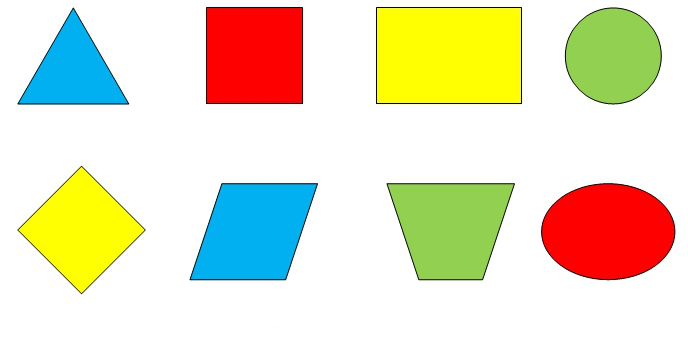
#> input picture clase_4_18_6/fugPlanasSimple.jpg, 688 x 342 px, found by its file name
$ python detectFormText.py
#> lines starting #> are read from the running program, lines starting #| are printed output that depends on the picture; after the words box and inside, x2 and y2 are one past the last pixel; in counts of white or black regions, pixels touching at a corner belong together
import cv2
import matplotlib.pyplot as plt
import numpy as np

#en base a la relacion de aspecto identifica la imagen!!!!

# Cargamos la imagen
img     = cv2.imread("clase_4_18_6/fugPlanasSimple.jpg")
#> img is the input picture: shape (342, 688, 3); mean B, G, R 195.4, 223.5, 229
# img = cv2.imread("clase_4_18_6/articles-229261_imagen_01.png")
# img     = cv2.imread("clase_4_18_6/figurasplanas2.jpg")
#no funciona con figuras rotadas!!!!!
cv2.imshow("Image", img)
imgGray = cv2.cvtColor(img, cv2.COLOR_BGR2GRAY)
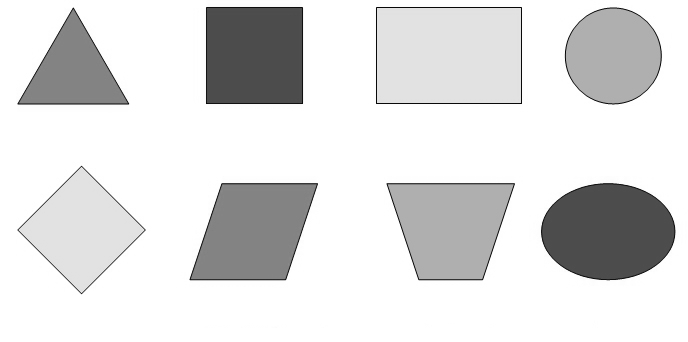
#> imgGray: shape (342, 688); min 3, max 255, mean 221.9
cv2.imshow("Gray", imgGray)

if(0):
    gauss       = cv2.GaussianBlur(imgGray, (11,11), 0)
    cv2.imshow("Gauss", gauss)
    canny       = cv2.Canny(gauss, 50, 150)
    cv2.imshow("Canny", canny)
    countours,_ = cv2.findContours(canny,cv2.RETR_TREE,cv2.CHAIN_APPROX_SIMPLE)


if(0):
    # filtra la imagen en un cierto rango, en base a un cambio de color
    # satura la imagen que esta fuera del rango
    # ayuda a no tener doble contorno en las transiciones abruptas
    _, thresh = cv2.threshold(imgGray,240,255,cv2.THRESH_BINARY)
    cv2.imshow("Threshald", thresh)
    countours,_ = cv2.findContours(thresh,cv2.RETR_TREE,cv2.CHAIN_APPROX_NONE)

if(1):
    gauss = cv2.GaussianBlur(imgGray, (5, 5), 0)
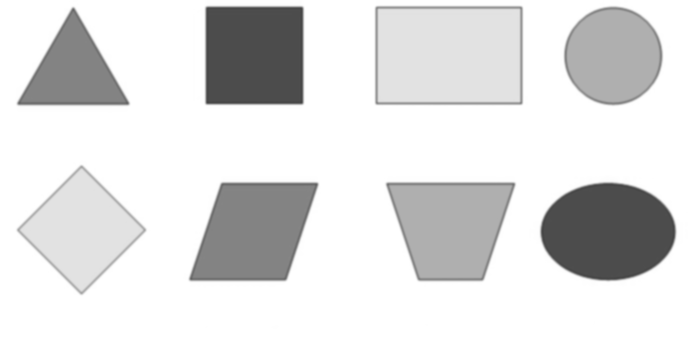
#> gauss: shape (342, 688); min 69, max 255, mean 222
    thresh = cv2.threshold(gauss, 60, 255, cv2.THRESH_BINARY)[1]
#> thresh: shape (342, 688); every value is 255
    cv2.imshow("Thereshald",thresh)
    countours,_ = cv2.findContours(thresh,cv2.RETR_TREE,cv2.CHAIN_APPROX_NONE)
#> countours = 1 contour; box (x1, y1, x2, y2) and area: (0, 0, 688, 342) 234267

for countour in countours:
    peri=cv2.arcLength(countour,True)
    approx = cv2.approxPolyDP(countour,0.01*peri,True)

    cv2.drawContours(img,[approx],0,(255,0,0),2)

    #coordenads para escribir el texto
    x = approx.ravel()[0]
    y = approx.ravel()[1]
    print(25*'_')
    print(approx)
    # print(approx.ravel())
    M = cv2.moments(countour)
    # cX = int((M["m10"] / M["m00"]) )
    # cY = int((M["m01"] / M["m00"]) )
    # print(cX,cY)
    if x==0 and y==0:
        continue
    elif len(approx)==3:
        cv2.putText(img,"Triangle", (x,y),cv2.FONT_HERSHEY_COMPLEX,0.5,(0,0,255))
    elif len(approx)==4:
        #toma los vertices de approx y mide las distancias en base a los demas vertices
        #te da el area
        x,y,w,h = cv2.boundingRect(approx)
        aspectRatio = float(w)/h
        print(aspectRatio)
        print(x,y,w,h)
        areaRombo = (((w/2) * (w/2))/2)*4
        print(areaRombo)
        areaRombo = (w * w)/2
        print(areaRombo)
        areaContorno = cv2.contourArea(countour)
        print(areaContorno)
        print(25*'_')
        # print(aspectRatio)
        #margen de error por tener pixeles desplazados
        if aspectRatio >= 0.95 and aspectRatio <= 1.05 and (np.abs(approx.ravel()[1]-approx.ravel()[3])==0 or np.abs(approx.ravel()[1]-approx.ravel()[3])<=2):
            cv2.putText(img,"Square", (x,y),cv2.FONT_HERSHEY_COMPLEX,0.5,(0,255,0))
            cv2.rectangle(img,(x,y),(x+w,y+h),(0,255,0),2)
        else:
            if ((np.abs(approx.ravel()[0]-approx.ravel()[4])==0 or np.abs(approx.ravel()[0]-approx.ravel()[4])<=2)
                    and (np.abs(approx.ravel()[3]-approx.ravel()[7])==0 or np.abs(approx.ravel()[3]-approx.ravel()[7])<=2)):
                cv2.putText(img,"Diamond", (x,y),cv2.FONT_HERSHEY_COMPLEX,0.5,(0,255,0))
            elif np.abs(approx.ravel()[0]-approx.ravel()[6])>3 :
                b1 = np.abs(approx.ravel()[0] - approx.ravel()[2])
                b2 = np.abs(approx.ravel()[4] - approx.ravel()[6])
                a1 = np.sqrt((b1-w)**2+h**2)
                a2 = np.sqrt((b2-w)**2+h**2)
                print(b1,b2,a1,a2)
                # alfa = np.arccos((np.abs(b1-w)/a1))
                # beta = np.pi-alfa
                # if beta >np.pi/2 + np.deg2rad(10) and alfa < np.pi/2 - np.deg2rad(10): #si los angulos internos son distinto de 90+-10, sera un romboide
                if np.abs(b1-b2)>=-1 and np.abs(b1-b2)<=1 and np.abs(a1-a2)>=-1 and np.abs(a1-a2)<=1:
                    cv2.putText(img,"Rhomboid", (x,y),cv2.FONT_HERSHEY_COMPLEX,0.5,(0,255,0))
                else:
                    cv2.putText(img,"Trapece", (x,y),cv2.FONT_HERSHEY_COMPLEX,0.5,(0,255,0))
            else :
                cv2.putText(img,"Rectangule", (x,y),cv2.FONT_HERSHEY_COMPLEX,0.5,(0,255,0))
    elif len(approx)==5:
        cv2.putText(img,"Pentagon", (x,y),cv2.FONT_HERSHEY_COMPLEX,0.5,(0,0,0))
    elif len(approx)==10:
        cv2.putText(img,"Rectangule2", (x,y),cv2.FONT_HERSHEY_COMPLEX,0.5,(255,0,0))
    else:
        x,y,w,h = cv2.boundingRect(approx)
        relacion = float(w)/h
        if relacion>=0.95 and relacion<=1.1:
            cv2.putText(img,"Circle", (x,y),cv2.FONT_HERSHEY_COMPLEX,0.5,(0,0,0))
        else :
            cv2.putText(img,"Oval", (x,y),cv2.FONT_HERSHEY_COMPLEX,0.5,(0,0,0))
    cv2.imshow("Shape",img)
    cv2.waitKey(0)
#> this loop made 1 pass
#> (peri, approx) on pass 1: (2056, [[0, 0], [0, 341], [687, 341], [687, 0]])
#| _________________________
#| [[[  0   0]]
#|  [[  0 341]]
#|  [[687 341]]
#|  [[687   0]]]
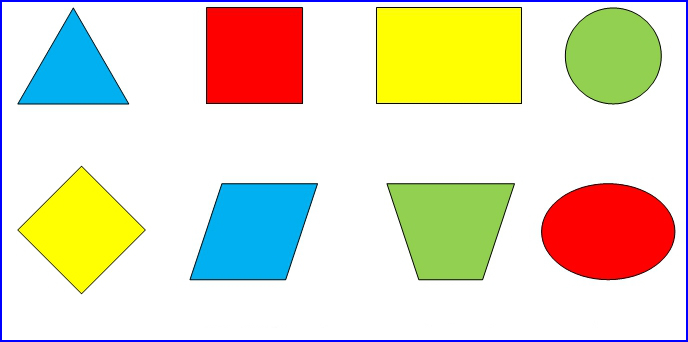
#> img: shape (342, 688, 3); 1.74% of pixels changed, all inside (x1, y1, x2, y2) = (0, 0, 688, 342)


# cv2.destroyWindow()

$ run again, with clase_4_18_6/articles-229261_imagen_01.png saved as clase_4_18_6/fugPlanasSimple.jpg
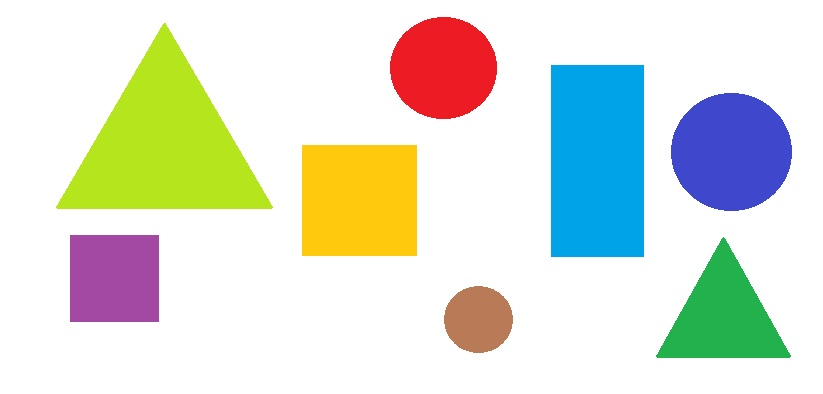
#> input picture clase_4_18_6/articles-229261_imagen_01.png, 823 x 394 px, found by its file name
#> img is the input picture: shape (394, 823, 3); mean B, G, R 213.4, 225.8, 220.3
#> `imgGray = cv2.cvtColor(img, cv2.COLOR_BGR2GRAY)`:
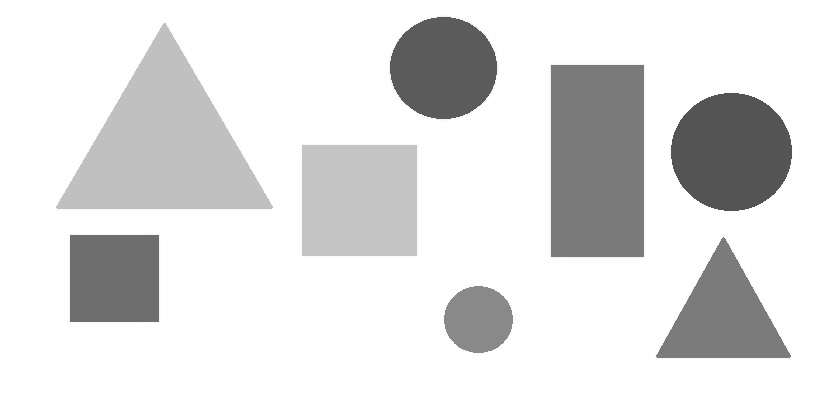
#> imgGray: shape (394, 823); min 78, max 255, mean 222.8
#> thresh: shape (394, 823); every value is 255
#> countours = 1 contour; box (x1, y1, x2, y2) and area: (0, 0, 823, 394) 323046
#> the loop `for countour in countours:` made 1 pass
#> (peri, approx) on pass 1: (2430, [[0, 0], [0, 393], [822, 393], [822, 0]])
#> (printed output is left out)
#> after the loop `for countour in countours:`:
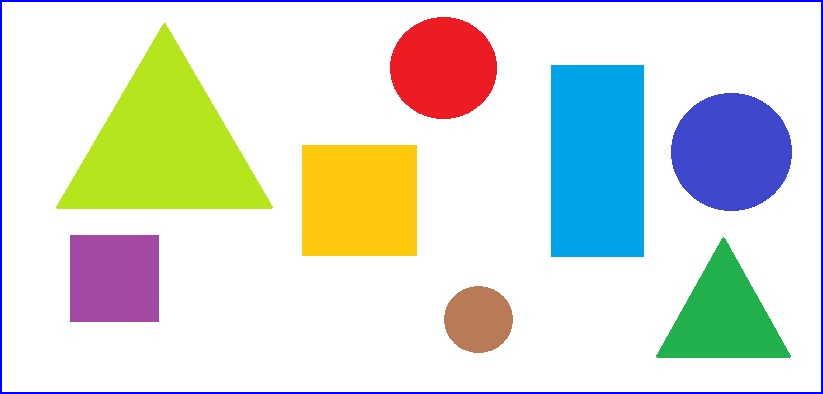
#> img: shape (394, 823, 3); 1.5% of pixels changed, all inside (x1, y1, x2, y2) = (0, 0, 823, 394)

$ run again, with clase_4_18_6/figurasplanas2.jpg copied over clase_4_18_6/fugPlanasSimple.jpg
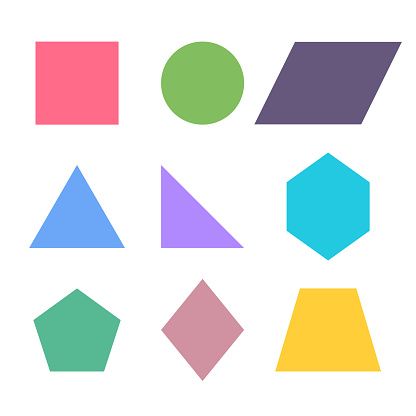
#> input picture clase_4_18_6/figurasplanas2.jpg, 416 x 416 px, found by its file name
#> img is the input picture: shape (416, 416, 3); mean B, G, R 223.9, 225.3, 223.9
#> `imgGray = cv2.cvtColor(img, cv2.COLOR_BGR2GRAY)`:
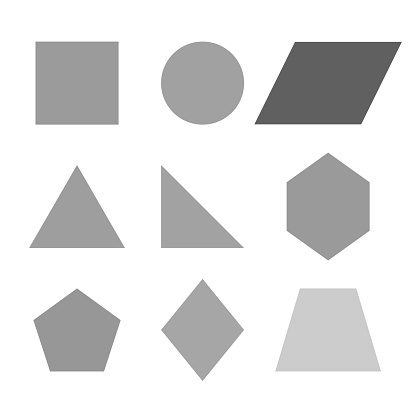
#> imgGray: shape (416, 416); min 62, max 255, mean 224.7
#> thresh: shape (416, 416); every value is 255
#> countours = 1 contour; box (x1, y1, x2, y2) and area: (0, 0, 416, 416) 172225
#> the loop `for countour in countours:` made 1 pass
#> (peri, approx) on pass 1: (1660, [[0, 0], [0, 415], [415, 415], [415, 0]])
#> (printed output is left out)
#> after the loop `for countour in countours:`:
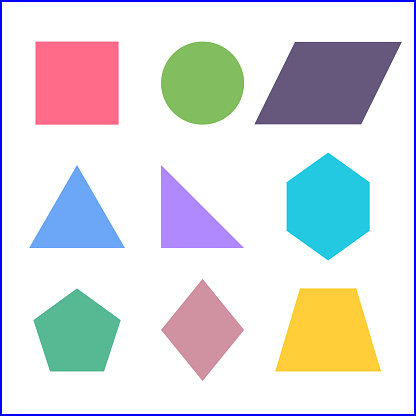
#> img: shape (416, 416, 3); 1.91% of pixels changed, all inside (x1, y1, x2, y2) = (0, 0, 416, 416)

$ run again, with clase_4_18_6/cuadrilateros.jpg copied over clase_4_18_6/fugPlanasSimple.jpg
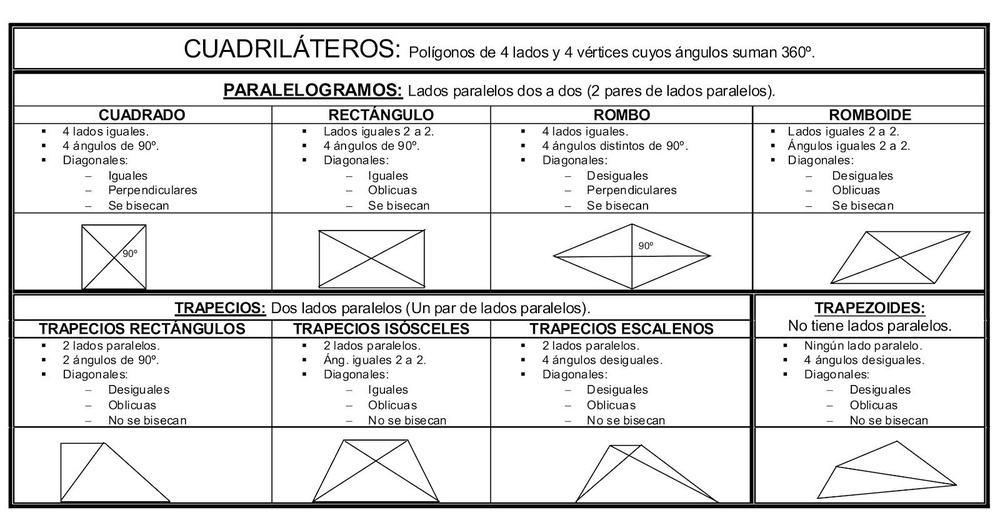
#> input picture clase_4_18_6/cuadrilateros.jpg, 1000 x 525 px, shrunk from 1600 x 840 before the run, found by its file name
#> img is the input picture: shape (525, 1000, 3); min 0, max 255, mean 225.1
#> `thresh = cv2.threshold(gauss, 60, 255, cv2.THRESH_BINARY)[1]`:
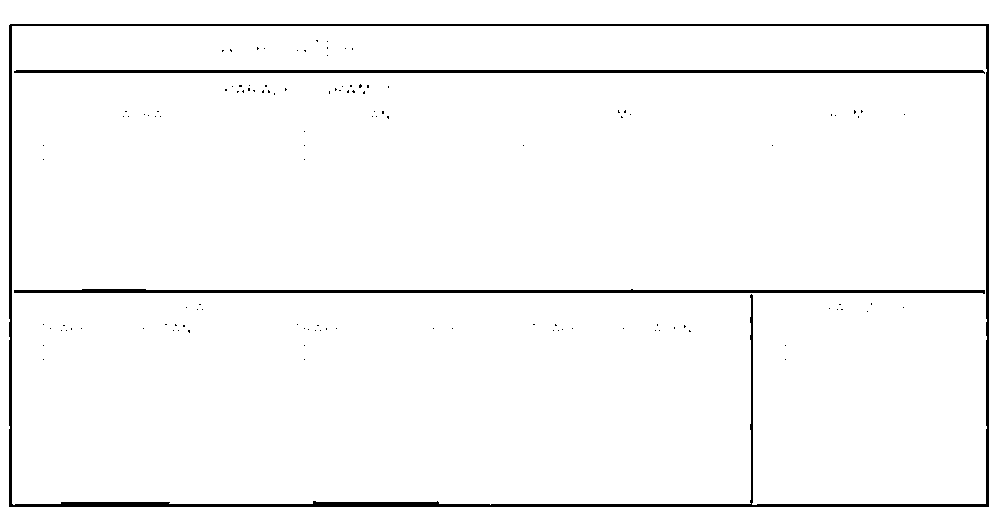
#> thresh: shape (525, 1000); 97.2% white; 123 black regions (120 under 20 px)
#> countours = 125 contours, 120 with area under 20; largest, box (x1, y1, x2, y2) and area: (0, 0, 1000, 525) 523476, (8, 23, 990, 508) 474792, (12, 26, 987, 505) 463016, (13, 288, 986, 295) 3954, (13, 69, 986, 75) 3881
#> the loop `for countour in countours:` made 125 passes
#> (peri, approx, w, h, aspectRatio) on pass 2: (2929.6, [[8, 25], [988, 23], [989, 506], [9, 507]], 982, 485, 2.02)
#> (printed output is left out)
#> after the loop `for countour in countours:`:
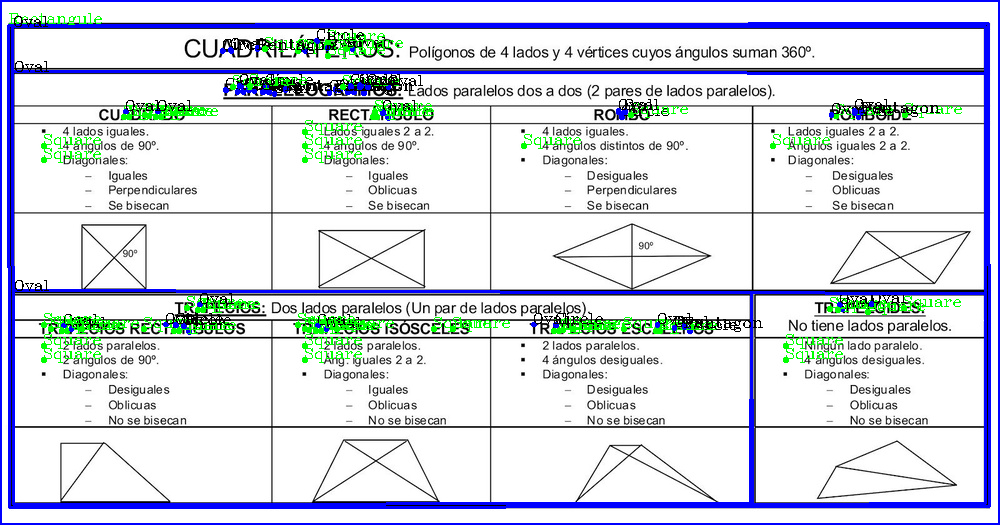
#> img: shape (525, 1000, 3); 8.69% of pixels changed, all inside (x1, y1, x2, y2) = (0, 0, 1000, 525)
